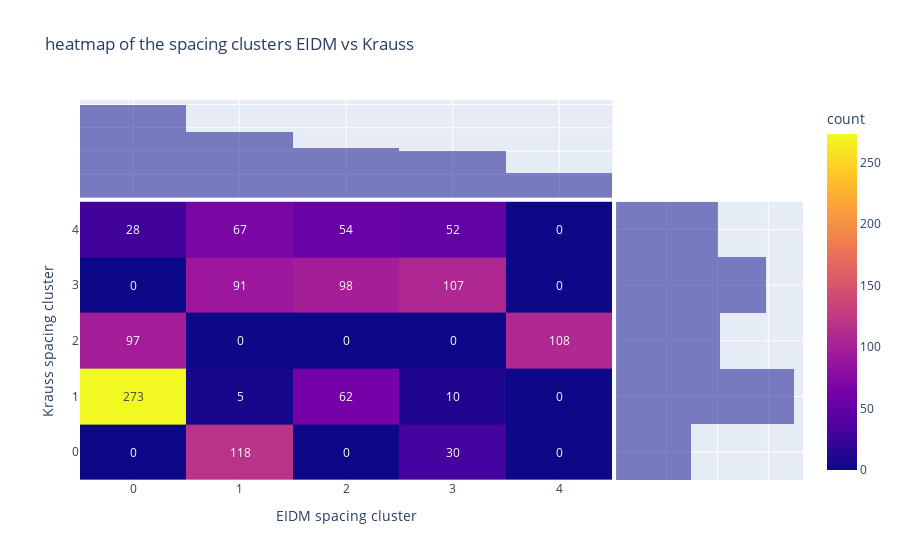
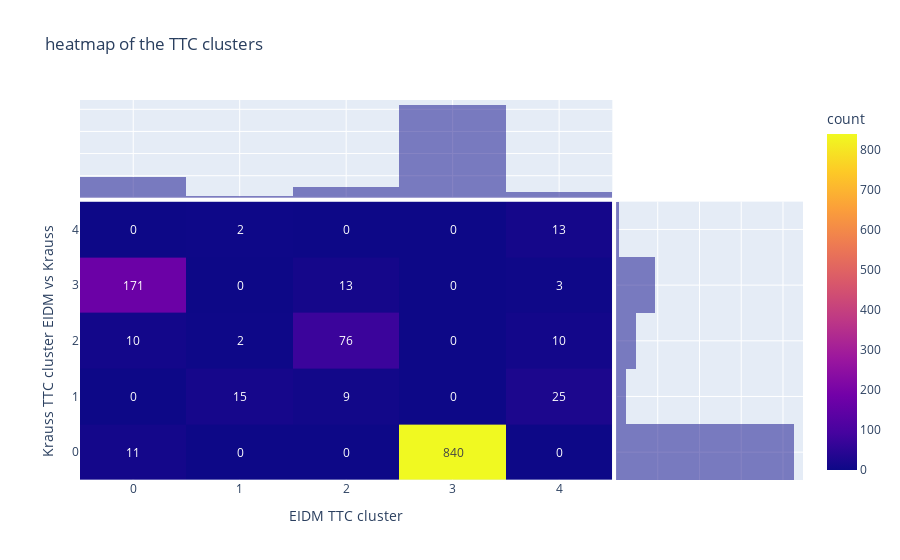
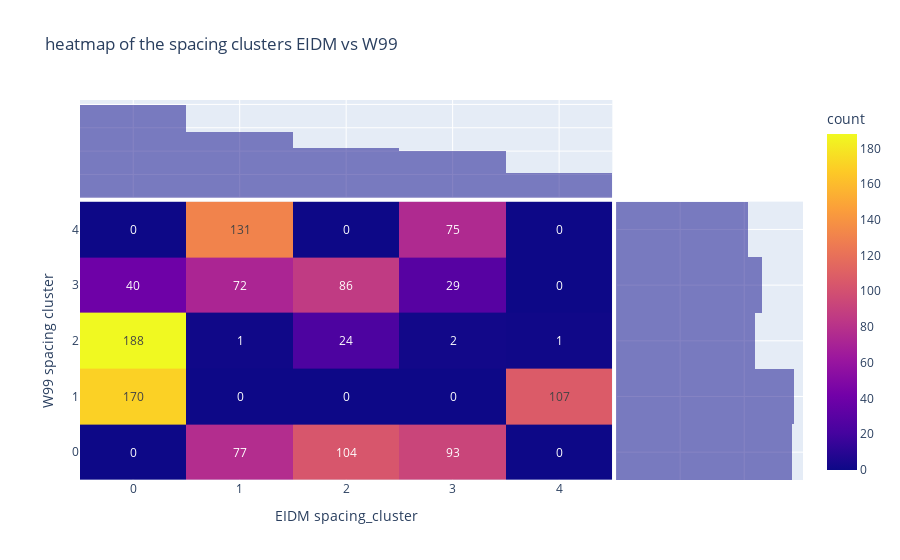
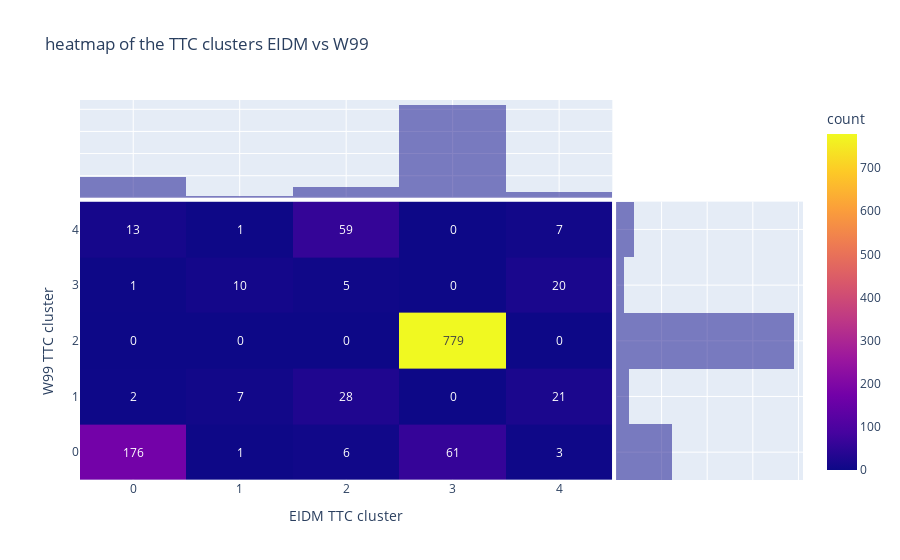

Notebook source saved alongside these figures, in order:
### Code cell
#plot heatmaps
figA = px.density_heatmap(cluster_DataFrame_kmeans, x="EIDM spacing_cluster", y="Krauss spacing_cluster",
                         marginal_x="histogram", marginal_y="histogram",
                          text_auto=True,
                          labels={
                     "EIDM spacing_cluster": "EIDM spacing cluster",
                     "Krauss spacing_cluster": "Krauss spacing cluster"
                 },
                title="heatmap of the spacing clusters EIDM vs Krauss"
                        )
figB = px.density_heatmap(cluster_DataFrame_kmeans, x="EIDM TTC_cluster", y="Krauss TTC_cluster",
                         marginal_x="histogram", marginal_y="histogram",
                          text_auto =True,
                          labels={
                     "EIDM TTC_cluster": "EIDM TTC cluster",
                     "Krauss TTC_cluster": "Krauss TTC cluster EIDM vs Krauss"
                 },
                title="heatmap of the TTC clusters"
                         )
figC = px.density_heatmap(cluster_DataFrame_kmeans, x="EIDM spacing_cluster", y="W99 spacing_cluster",
                         marginal_x="histogram", marginal_y="histogram",
                          text_auto =True,
                          labels={
                     "EIDM TTC_cluster": "EIDM TTC cluster",
                     "W99 spacing_cluster": "W99 spacing cluster"
                 },
                title="heatmap of the spacing clusters EIDM vs W99"
                         )
figD = px.density_heatmap(cluster_DataFrame_kmeans, x="EIDM TTC_cluster", y="W99 TTC_cluster",
                         marginal_x="histogram", marginal_y="histogram",
                          text_auto =True,
                          labels={
                     "EIDM TTC_cluster": "EIDM TTC cluster",
                     "W99 TTC_cluster": "W99 TTC cluster"
                 },
                title="heatmap of the TTC clusters EIDM vs W99"
                         )
figE = px.density_heatmap(cluster_DataFrame_kmeans, x="Krauss spacing_cluster", y="W99 spacing_cluster",
                         marginal_x="histogram", marginal_y="histogram",
                          text_auto =True,
                          labels={
                     "Krauss TTC_cluster": "Krauss spacing cluster",
                     "W99 TTC_cluster": "W99 spacing cluster"
                 },
                title="heatmap of the spacing clusters Krauss vs W99"
                         )

figF = px.density_heatmap(cluster_DataFrame_kmeans, x="Krauss TTC_cluster", y="W99 TTC_cluster",
                         marginal_x="histogram", marginal_y="histogram",
                          text_auto =True,
                          labels={
                     "Krauss TTC_cluster": "Krauss TTC cluster",
                     "W99 TTC_cluster": "W99 TTC cluster"
                 },
                title="heatmap of the TTC clusters Krauss vs W99"
                         )
figA.show()
figB.show()
figC.show()
figD.show()
figE.show()
figF.show()

### Figure 1 — Plotly figure (JSON) as saved in the notebook; plotly's stock layout.template omitted (floating-point values rounded to 4 significant figures; data arrays with more than 128 entries replaced by an {"elided": "..."} marker saying what was removed)
{"data": [{"coloraxis": "coloraxis", "hovertemplate": "EIDM spacing cluster=%{x}<br>Krauss spacing cluster=%{y}<br>count=%{z}<extra></extra>", "name": "", "texttemplate": "%{z}", "type": "histogram2d", "x": {"elided": "1200 int values"}, "xaxis": "x", "xbingroup": "x", "y": {"elided": "1200 int values"}, "yaxis": "y", "ybingroup": "y"}, {"alignmentgroup": "True", "bingroup": "x", "hovertemplate": "EIDM spacing cluster=%{x}<br>count=%{y}<extra></extra>", "legendgroup": "", "marker": {"color": "#0d0887"}, "name": "", "offsetgroup": "", "opacity": 0.5, "showlegend": false, "type": "histogram", "x": {"elided": "1200 int values"}, "xaxis": "x3", "yaxis": "y3"}, {"alignmentgroup": "True", "bingroup": "y", "hovertemplate": "Krauss spacing cluster=%{y}<br>count=%{x}<extra></extra>", "legendgroup": "", "marker": {"color": "#0d0887"}, "name": "", "offsetgroup": "", "opacity": 0.5, "showlegend": false, "type": "histogram", "xaxis": "x2", "y": {"elided": "1200 int values"}, "yaxis": "y2"}], "layout": {"barmode": "overlay", "coloraxis": {"colorbar": {"title": {"text": "count"}}, "colorscale": [[0, "#0d0887"], [0.1111, "#46039f"], [0.2222, "#7201a8"], [0.3333, "#9c179e"], [0.4444, "#bd3786"], [0.5556, "#d8576b"], [0.6667, "#ed7953"], [0.7778, "#fb9f3a"], [0.8889, "#fdca26"], [1, "#f0f921"]]}, "legend": {"tracegroupgap": 0}, "title": {"text": "heatmap of the spacing clusters EIDM vs Krauss"}, "xaxis": {"anchor": "y", "domain": [0, 0.7363], "title": {"text": "EIDM spacing cluster"}}, "xaxis2": {"anchor": "y2", "domain": [0.7413, 1], "matches": "x2", "showgrid": true, "showline": false, "showticklabels": false, "ticks": ""}, "xaxis3": {"anchor": "y3", "domain": [0, 0.7363], "matches": "x", "showgrid": true, "showticklabels": false}, "xaxis4": {"anchor": "y4", "domain": [0.7413, 1], "matches": "x2", "showgrid": true, "showline": false, "showticklabels": false, "ticks": ""}, "yaxis": {"anchor": "x", "domain": [0, 0.7326], "title": {"text": "Krauss spacing cluster"}}, "yaxis2": {"anchor": "x2", "domain": [0, 0.7326], "matches": "y", "showgrid": true, "showticklabels": false}, "yaxis3": {"anchor": "x3", "domain": [0.7426, 1], "matches": "y3", "showgrid": true, "showline": false, "showticklabels": false, "ticks": ""}, "yaxis4": {"anchor": "x4", "domain": [0.7426, 1], "matches": "y3", "showgrid": true, "showline": false, "showticklabels": false, "ticks": ""}}}

### Figure 2 — Plotly figure (JSON) as saved in the notebook; plotly's stock layout.template omitted (floating-point values rounded to 4 significant figures; data arrays with more than 128 entries replaced by an {"elided": "..."} marker saying what was removed)
{"data": [{"coloraxis": "coloraxis", "hovertemplate": "EIDM TTC cluster=%{x}<br>Krauss TTC cluster EIDM vs Krauss=%{y}<br>count=%{z}<extra></extra>", "name": "", "texttemplate": "%{z}", "type": "histogram2d", "x": {"elided": "1200 int values"}, "xaxis": "x", "xbingroup": "x", "y": {"elided": "1200 int values"}, "yaxis": "y", "ybingroup": "y"}, {"alignmentgroup": "True", "bingroup": "x", "hovertemplate": "EIDM TTC cluster=%{x}<br>count=%{y}<extra></extra>", "legendgroup": "", "marker": {"color": "#0d0887"}, "name": "", "offsetgroup": "", "opacity": 0.5, "showlegend": false, "type": "histogram", "x": {"elided": "1200 int values"}, "xaxis": "x3", "yaxis": "y3"}, {"alignmentgroup": "True", "bingroup": "y", "hovertemplate": "Krauss TTC cluster EIDM vs Krauss=%{y}<br>count=%{x}<extra></extra>", "legendgroup": "", "marker": {"color": "#0d0887"}, "name": "", "offsetgroup": "", "opacity": 0.5, "showlegend": false, "type": "histogram", "xaxis": "x2", "y": {"elided": "1200 int values"}, "yaxis": "y2"}], "layout": {"barmode": "overlay", "coloraxis": {"colorbar": {"title": {"text": "count"}}, "colorscale": [[0, "#0d0887"], [0.1111, "#46039f"], [0.2222, "#7201a8"], [0.3333, "#9c179e"], [0.4444, "#bd3786"], [0.5556, "#d8576b"], [0.6667, "#ed7953"], [0.7778, "#fb9f3a"], [0.8889, "#fdca26"], [1, "#f0f921"]]}, "legend": {"tracegroupgap": 0}, "title": {"text": "heatmap of the TTC clusters"}, "xaxis": {"anchor": "y", "domain": [0, 0.7363], "title": {"text": "EIDM TTC cluster"}}, "xaxis2": {"anchor": "y2", "domain": [0.7413, 1], "matches": "x2", "showgrid": true, "showline": false, "showticklabels": false, "ticks": ""}, "xaxis3": {"anchor": "y3", "domain": [0, 0.7363], "matches": "x", "showgrid": true, "showticklabels": false}, "xaxis4": {"anchor": "y4", "domain": [0.7413, 1], "matches": "x2", "showgrid": true, "showline": false, "showticklabels": false, "ticks": ""}, "yaxis": {"anchor": "x", "domain": [0, 0.7326], "title": {"text": "Krauss TTC cluster EIDM vs Krauss"}}, "yaxis2": {"anchor": "x2", "domain": [0, 0.7326], "matches": "y", "showgrid": true, "showticklabels": false}, "yaxis3": {"anchor": "x3", "domain": [0.7426, 1], "matches": "y3", "showgrid": true, "showline": false, "showticklabels": false, "ticks": ""}, "yaxis4": {"anchor": "x4", "domain": [0.7426, 1], "matches": "y3", "showgrid": true, "showline": false, "showticklabels": false, "ticks": ""}}}

### Figure 3 — Plotly figure (JSON) as saved in the notebook; plotly's stock layout.template omitted (floating-point values rounded to 4 significant figures; data arrays with more than 128 entries replaced by an {"elided": "..."} marker saying what was removed)
{"data": [{"coloraxis": "coloraxis", "hovertemplate": "EIDM spacing_cluster=%{x}<br>W99 spacing cluster=%{y}<br>count=%{z}<extra></extra>", "name": "", "texttemplate": "%{z}", "type": "histogram2d", "x": {"elided": "1200 int values"}, "xaxis": "x", "xbingroup": "x", "y": {"elided": "1200 int values"}, "yaxis": "y", "ybingroup": "y"}, {"alignmentgroup": "True", "bingroup": "x", "hovertemplate": "EIDM spacing_cluster=%{x}<br>count=%{y}<extra></extra>", "legendgroup": "", "marker": {"color": "#0d0887"}, "name": "", "offsetgroup": "", "opacity": 0.5, "showlegend": false, "type": "histogram", "x": {"elided": "1200 int values"}, "xaxis": "x3", "yaxis": "y3"}, {"alignmentgroup": "True", "bingroup": "y", "hovertemplate": "W99 spacing cluster=%{y}<br>count=%{x}<extra></extra>", "legendgroup": "", "marker": {"color": "#0d0887"}, "name": "", "offsetgroup": "", "opacity": 0.5, "showlegend": false, "type": "histogram", "xaxis": "x2", "y": {"elided": "1200 int values"}, "yaxis": "y2"}], "layout": {"barmode": "overlay", "coloraxis": {"colorbar": {"title": {"text": "count"}}, "colorscale": [[0, "#0d0887"], [0.1111, "#46039f"], [0.2222, "#7201a8"], [0.3333, "#9c179e"], [0.4444, "#bd3786"], [0.5556, "#d8576b"], [0.6667, "#ed7953"], [0.7778, "#fb9f3a"], [0.8889, "#fdca26"], [1, "#f0f921"]]}, "legend": {"tracegroupgap": 0}, "title": {"text": "heatmap of the spacing clusters EIDM vs W99"}, "xaxis": {"anchor": "y", "domain": [0, 0.7363], "title": {"text": "EIDM spacing_cluster"}}, "xaxis2": {"anchor": "y2", "domain": [0.7413, 1], "matches": "x2", "showgrid": true, "showline": false, "showticklabels": false, "ticks": ""}, "xaxis3": {"anchor": "y3", "domain": [0, 0.7363], "matches": "x", "showgrid": true, "showticklabels": false}, "xaxis4": {"anchor": "y4", "domain": [0.7413, 1], "matches": "x2", "showgrid": true, "showline": false, "showticklabels": false, "ticks": ""}, "yaxis": {"anchor": "x", "domain": [0, 0.7326], "title": {"text": "W99 spacing cluster"}}, "yaxis2": {"anchor": "x2", "domain": [0, 0.7326], "matches": "y", "showgrid": true, "showticklabels": false}, "yaxis3": {"anchor": "x3", "domain": [0.7426, 1], "matches": "y3", "showgrid": true, "showline": false, "showticklabels": false, "ticks": ""}, "yaxis4": {"anchor": "x4", "domain": [0.7426, 1], "matches": "y3", "showgrid": true, "showline": false, "showticklabels": false, "ticks": ""}}}

### Figure 4 — Plotly figure (JSON) as saved in the notebook; plotly's stock layout.template omitted (floating-point values rounded to 4 significant figures; data arrays with more than 128 entries replaced by an {"elided": "..."} marker saying what was removed)
{"data": [{"coloraxis": "coloraxis", "hovertemplate": "EIDM TTC cluster=%{x}<br>W99 TTC cluster=%{y}<br>count=%{z}<extra></extra>", "name": "", "texttemplate": "%{z}", "type": "histogram2d", "x": {"elided": "1200 int values"}, "xaxis": "x", "xbingroup": "x", "y": {"elided": "1200 int values"}, "yaxis": "y", "ybingroup": "y"}, {"alignmentgroup": "True", "bingroup": "x", "hovertemplate": "EIDM TTC cluster=%{x}<br>count=%{y}<extra></extra>", "legendgroup": "", "marker": {"color": "#0d0887"}, "name": "", "offsetgroup": "", "opacity": 0.5, "showlegend": false, "type": "histogram", "x": {"elided": "1200 int values"}, "xaxis": "x3", "yaxis": "y3"}, {"alignmentgroup": "True", "bingroup": "y", "hovertemplate": "W99 TTC cluster=%{y}<br>count=%{x}<extra></extra>", "legendgroup": "", "marker": {"color": "#0d0887"}, "name": "", "offsetgroup": "", "opacity": 0.5, "showlegend": false, "type": "histogram", "xaxis": "x2", "y": {"elided": "1200 int values"}, "yaxis": "y2"}], "layout": {"barmode": "overlay", "coloraxis": {"colorbar": {"title": {"text": "count"}}, "colorscale": [[0, "#0d0887"], [0.1111, "#46039f"], [0.2222, "#7201a8"], [0.3333, "#9c179e"], [0.4444, "#bd3786"], [0.5556, "#d8576b"], [0.6667, "#ed7953"], [0.7778, "#fb9f3a"], [0.8889, "#fdca26"], [1, "#f0f921"]]}, "legend": {"tracegroupgap": 0}, "title": {"text": "heatmap of the TTC clusters EIDM vs W99"}, "xaxis": {"anchor": "y", "domain": [0, 0.7363], "title": {"text": "EIDM TTC cluster"}}, "xaxis2": {"anchor": "y2", "domain": [0.7413, 1], "matches": "x2", "showgrid": true, "showline": false, "showticklabels": false, "ticks": ""}, "xaxis3": {"anchor": "y3", "domain": [0, 0.7363], "matches": "x", "showgrid": true, "showticklabels": false}, "xaxis4": {"anchor": "y4", "domain": [0.7413, 1], "matches": "x2", "showgrid": true, "showline": false, "showticklabels": false, "ticks": ""}, "yaxis": {"anchor": "x", "domain": [0, 0.7326], "title": {"text": "W99 TTC cluster"}}, "yaxis2": {"anchor": "x2", "domain": [0, 0.7326], "matches": "y", "showgrid": true, "showticklabels": false}, "yaxis3": {"anchor": "x3", "domain": [0.7426, 1], "matches": "y3", "showgrid": true, "showline": false, "showticklabels": false, "ticks": ""}, "yaxis4": {"anchor": "x4", "domain": [0.7426, 1], "matches": "y3", "showgrid": true, "showline": false, "showticklabels": false, "ticks": ""}}}
